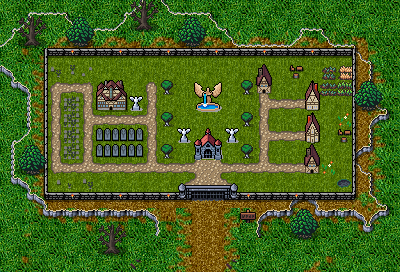

Tiled map render using the project's own tile images. Description and the map definition, with tile-layer contents summarised, below:
An orthogonal 25x17 tile map with 16x16 px tiles, 4 tile layers (Ground, Ground 2, Clutter, Walls), 4 tilesets and 7 objects.

<map version="1.10" tiledversion="1.11.2" orientation="orthogonal" renderorder="right-down" width="25" height="17" tilewidth="16" tileheight="16" infinite="0" nextlayerid="6" nextobjectid="9">
 <tileset firstgid="1" source="../../../../../common/maps/tileset/main.tsx" />
 <tileset firstgid="10113" source="../../../tileset/inn_main.tsx" />
 <tileset firstgid="20225" source="../../../tileset/INN_dungen_crawler_tileset.tsx" />
 <tileset firstgid="32513" source="../../../tileset/buildings.tsx" />
 <layer id="1" name="Ground" width="25" height="17">
  <data>[425 cells, 425 non-empty, 44 distinct tile ids]</data>
 </layer>
 <layer id="2" name="Ground 2" width="25" height="17">
  <data>[425 cells, 194 non-empty, 44 distinct tile ids]</data>
 </layer>
 <layer id="3" name="Clutter" width="25" height="17">
  <properties>
   <property name="spriteLayer" type="bool" value="true" />
  </properties>
  <data>[425 cells, 63 non-empty, 31 distinct tile ids]</data>
 </layer>
 <layer id="4" name="Walls" width="25" height="17">
  <data>[425 cells, 33 non-empty, 27 distinct tile ids]</data>
 </layer>
 <objectgroup id="5" name="Object Layer 1">
  <object id="1" template="../../../../../common/maps/obj/shop.tx" x="255.364" y="95.6061" width="17.3636" height="16.2727">
   <properties>
    <property name="signXOffset" type="float" value="4" />
    <property name="signYOffset" type="float" value="-4" />
   </properties>
  </object>
  <object id="2" template="../../../../../common/maps/obj/shop.tx" x="303.182" y="111.091" width="17.1818" height="16">
   <properties>
    <property name="signXOffset" type="float" value="4" />
    <property name="signYOffset" type="float" value="-4" />
   </properties>
  </object>
  <object id="3" template="../../../../../common/maps/obj/shop.tx" x="303.091" y="143.818" width="16.7273" height="16">
   <properties>
    <property name="signXOffset" type="float" value="4" />
    <property name="signYOffset" type="float" value="-4" />
   </properties>
  </object>
  <object id="4" template="../../../../../common/maps/obj/shop.tx" x="302.091" y="173.818" width="17.7273" height="16">
   <properties>
    <property name="signXOffset" type="float" value="4" />
    <property name="signYOffset" type="float" value="-4" />
   </properties>
  </object>
  <object id="6" template="../../../../../common/maps/obj/quest.tx" x="198.625" y="162.5" width="18.625" height="16" />
  <object id="7" template="../../../../../common/maps/obj/shardtrader.tx" x="97.5" y="114" width="27.25" height="16">
   <properties>
    <property name="signXOffset" type="float" value="4" />
    <property name="signYOffset" type="float" value="-4" />
   </properties>
  </object>
  <object id="8" template="../../../../../common/maps/obj/entry_up.tx" x="180.727" y="272.409" width="60.1818" height="34" />
 </objectgroup>
</map>
